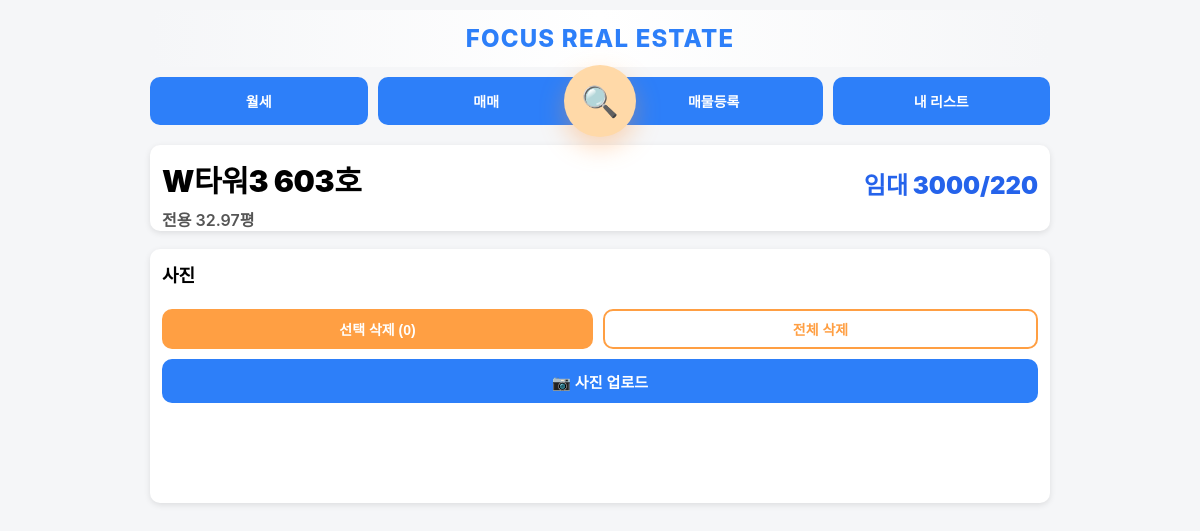
The page /property/1 (signed in) on the database as committed earlier.
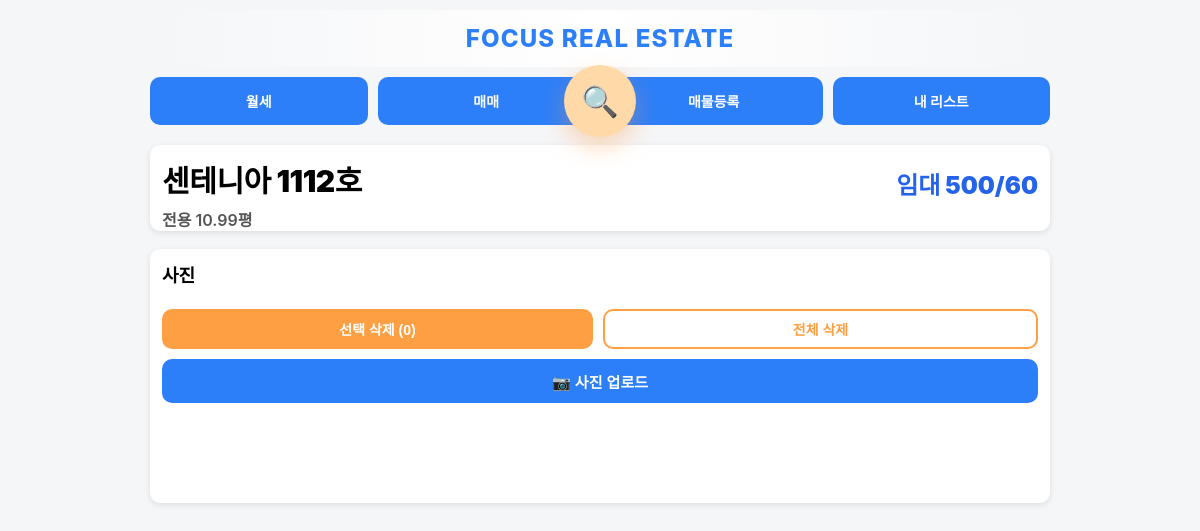
The same page on the database as committed later.
### app.py (models this page shows)
class Property(db.Model):
    status = db.Column(db.String(20), default='available')
    property_type = db.Column(db.String(50))
    id = db.Column(db.Integer, primary_key=True)
    building_name = db.Column(db.String(200))
    exclusive_area = db.Column(db.Float)
    contract_area = db.Column(db.Float)
    deposit = db.Column(db.Integer)
    rent = db.Column(db.Integer)
    sale_price = db.Column(db.Integer)
    category = db.Column(db.String(20))
    status = db.Column(db.String(20), default='available')

### app.py (the view)
@app.route("/property/<int:id>")
@login_required
def property_detail(id):
    from_collection = request.args.get("from_collection")
    p = Property.query.get_or_404(id)
    images = PropertyImage.query.filter_by(property_id=id).order_by(PropertyImage.id.desc()).all()
    collections = Collection.query.all()
    existing_pairs = set(
        (item.property_id, item.collection_id)
        for item in CollectionItem.query.filter_by(property_id=id).all()
    )
    from_collection = request.args.get("from_collection") == "1"
    return render_template(
    "property_detail.html",
    p=p,
    images=images,
    collections=collections,
    existing_pairs=existing_pairs,
    from_collection=from_collection
)

### app.py (called while the page is built)
@login_manager.user_loader
def load_user(user_id):
    return User.query.get(int(user_id))

### templates/property_detail.html (shortened to what this page needs)
{% extends "base.html" %}
{% block content %}
<div class="card has-mobile-panel-padding">
  <div style="display:flex; align-items:flex-end; justify-content:space-between; gap:10px;">
    <div style="font-size:30px; font-weight:900; letter-spacing:-0.4px;">
      {{ p.building_name }}
    </div>
    <div style="font-size:24px; font-weight:900; color:#2563eb; white-space:nowrap;">
      {% if p.category == "매매" %}
        매매 {{ format_sale_price_korean(p.sale_price) }}
      {% else %}
        임대 {{ p.deposit }}/{{ p.rent }}
      {% endif %}
    </div>
  </div>
  <div style="margin-top:6px; font-size:16px; color:#555; font-weight:600;">
    전용 {{ p.exclusive_area }}평
  </div>
</div>
<div class="card" style="margin-top:18px; padding-bottom:100px;">
  <div style="font-size:18px; font-weight:800; margin-bottom:10px;">사진</div>
  <div class="photo-actions">
  <button type="button" id="btn-delete-selected" class="danger-btn">
    선택 삭제 (<span id="selected-count">0</span>)
  </button>
  <button type="button" id="btn-delete-all" class="danger-btn outline">
    전체 삭제
  </button>
</div>
    <form id="photo-upload-form" enctype="multipart/form-data">
    <button type="button" id="photo-trigger" class="primary-btn" style="margin-top:10px;">
      📷 사진 업로드
    </button>
  </form>
</div>
{% endblock %}

Rows that differ between the two databases and show on the page:
changed Property: building_name "W타워3 603호" → "센테니아 1112호"; deposit "3000" → "500"; rent "220" → "60"; exclusive_area "32.97" → "10.99"
